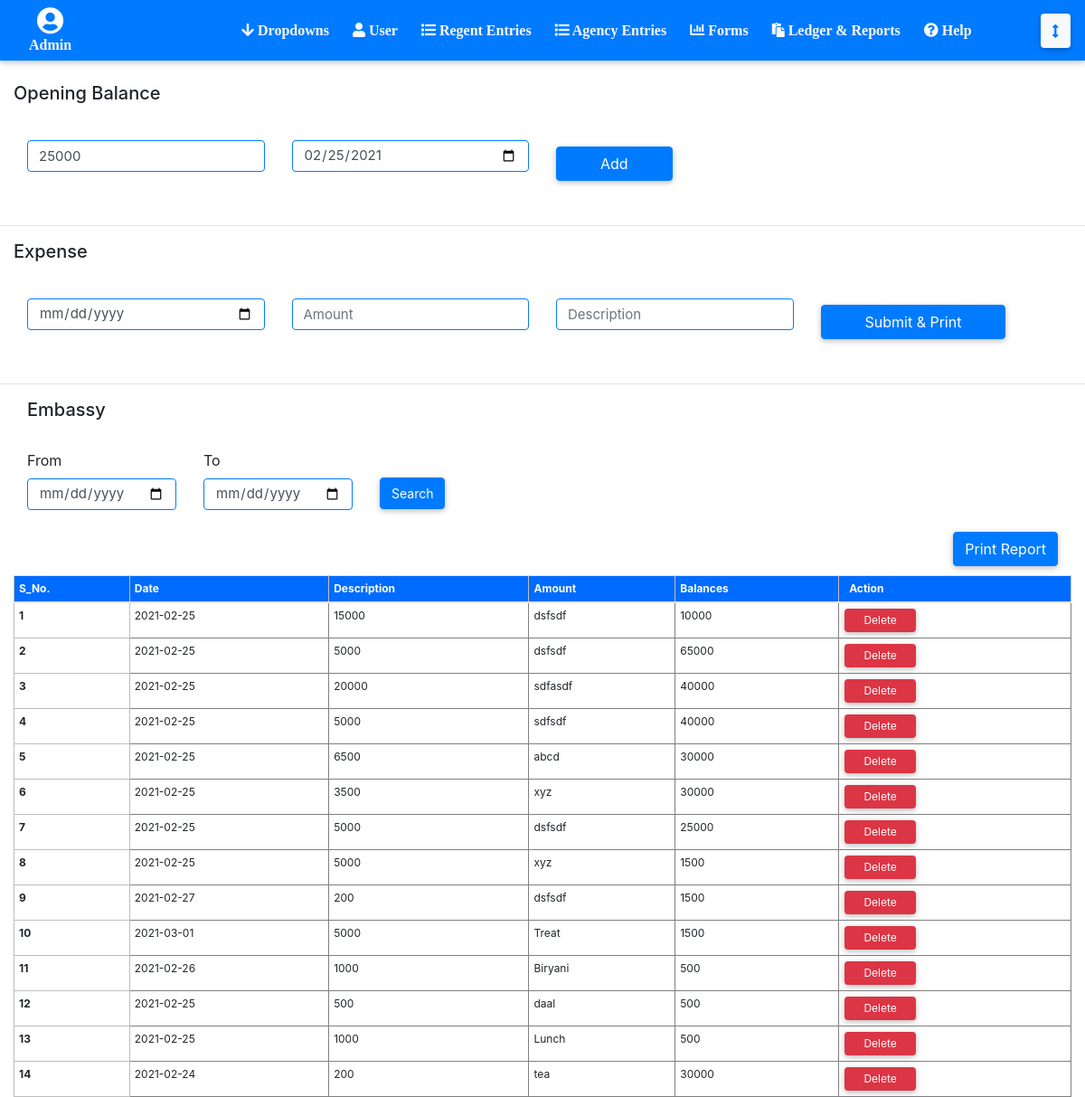
Screenshot of /Expanse.php (signed in) with the database file from the repository.
### tables this page shows
CREATE TABLE `opening_balances` (
  `id` int(11) NOT NULL,
  `opening_balance_amount` double NOT NULL,
  `date` date NOT NULL
);

CREATE TABLE `expenses` (
  `id` int(11) NOT NULL,
  `expenses_date` date NOT NULL,
  `amount` double NOT NULL,
  `description` varchar(255) NOT NULL,
  `opening_balance_id` int(11) NOT NULL
);

### Expanse.php (the view, shortened to what this page needs)
<?php
include('header.php');
include('connect.php');
?>
<?php
    $query1 = mysqli_query($con, "SELECT * FROM opening_balances ORDER BY id DESC LIMIT 1") or die(mysqli_error($con));
    $row1 = mysqli_fetch_array($query1);
 ?>
    <section class="container-fluid">
        <h5>Opening Balance</h5>
        <br>
        <section class="container-fluid">
<?php
if($_SESSION['role'] == 'Admin')
{
?>
                <form action="#" method="post">
                    <section class="row">
                        <section class="col-xl-3">
                            <input name="opening_balance_amount" required type="data"  class="form-control input-box" value="<?php echo $row1[1] ?>" placeholder="Opening Balance" maxlength="9"/>
                        </section>
                        <section class="col-xl-3">
                            <input name="date" type="date" required class="form-control input-box" value="<?php echo $row1[2] ?>" placeholder="Visa No." maxlength="9"/>
                        </section>
                        <section class="col-xl-3 mb-5">
                            <input name="add_opening_balance" type="submit" class="btn-primary btn  pl-5 pr-5" style="position: relative; top: 15px;" value="Add" />
                        </section>
                    </section>
                </form>
    <?php
}
?>
        </section>
</section>
<hr>
    <section class="container-fluid">
    <h5>Expense</h5>
    <br>
    <section class="container-fluid">
            <form action="#" method="post">
                <section class="row">
                    <section class="col-xl-3">
                        <input name="expenses_date" type="date" required class="form-control input-box"/>
                    </section>
                    <section class="col-xl-3">
                        <input name="amount" type="text" class="form-control input-box" placeholder="Amount" required maxlength="9"/>
                    </section>
                    <section class="col-xl-3">
                        <input type="text" required name="description" class="input-box form-control" placeholder="Description">
                    </section>
                    <section class="col-xl-3 mb-5">
                        <input name="submit" type="submit" class="btn-primary btn  pl-5 pr-5" style="position: relative; top: 15px;" value="Submit & Print" />
                    </section>
                </section>
            </form>
    </section>
</section>
<hr>
<div class="container-fluid">
    <section class="container-fluid">
    <h5>Embassy</h5>
    <br>
   <form action="#" method="post">
        <section class="row" style="align-items: center;">
        <section class="col-md-2">
            <span >From</span>
            <input name="date_from" type="date" class="form-control input-box" placeholder="Name" />
        </section>
        <section class="col-md-2">
            <span >To</span>
            <input name="date_to" type="date" class="form-control input-box" placeholder="Name" />
        </section>
        <section class="col-md-2">
            <input type="submit" name="search_expenses" class="btn-primary btn " style="position: relative; top: 15px; height: 35px; font-size: 14px;" value="Search" />
        </section>
    </section>
   </form>
</section>
    <br>
    <section class="container-fluid">
        <input type="button" class="btn-primary btn float-right " value="Print Report" />
    </section>
    <br><br>
            <table class="table m-auto">
                <thead>
                    <tr>
                      <th scope="col">S_No.</th>
                      <th scope="col">Date</th>
                      <th scope="col">Description</th>
                      <th scope="col">Amount</th>
                      <th scope="col">Balances</th>
                      <th scope="col" ><span class="text-primary">_</span>Action<span class="text-primary"></span></th>
                    </tr>
                  </thead>
                  <tbody>
                    <?php
                    if(isset($_POST['search_expenses']))
                    {
$count=1;
                    while ($row=mysqli_fetch_array($search_query)) {
                        ?>
                        <tr>
                            <th scope="row"><?php echo $count ?></th>
                            <td><?php echo $row['expenses_date'] ?></td>
                            <td><?php echo $row['amount'] ?></td>
                            <td><?php echo $row['description'] ?></td>
                            <td><?php echo $row['opening_balance_amount'] ?></td>
                            <td>
                                <a href="Expanse.php?delete_id=<?php echo $row[0] ?>" class="bg-danger btn" style="font-size: 12px !important; color: white; padding: 3px; margin: 1px;  padding-left: 20px !important; padding-right: 20px !important;">Delete</a>
                             </td>
                        </tr>
                        <?php
                        $count++;
                    }
                    }
                    else
                    {
                        $count=1;
                    $query = mysqli_query($con, "
SELECT * FROM expenses
INNER JOIN opening_balances
ON
expenses.opening_balance_id = opening_balances.id
ORDER BY  expenses.id DESC
                        ");
                    while ($row=mysqli_fetch_array($query)) {
                        ?>
                        <tr>
                            <th scope="row"><?php echo $count ?></th>
                            <td><?php echo $row['expenses_date'] ?></td>
                            <td><?php echo $row['amount'] ?></td>
                            <td><?php echo $row['description'] ?></td>
                            <td><?php echo $row['opening_balance_amount'] ?></td>
                            <td>
                                <a href="Expanse.php?delete_id=<?php echo $row[0] ?>" class="bg-danger btn" style="font-size: 12px !important; color: white; padding: 3px; margin: 1px;  padding-left: 20px !important; padding-right: 20px !important;">Delete</a>
                             </td>
                        </tr>
                        <?php
                        $count++;
                    }
                    }
                    ?>
                  </tbody>
            </table>
</div>
</body>
</html>

### header.php (style rules this page uses)
.input-box { background-color: transparent !important; height: 35px !important; border: 0.5px solid #007BFF ; font-size: 15px; margin-top: 8px; }
th { font-size: 12px !important; border: 1px solid rgb(190, 190, 190); padding: 5px !important; width: auto !important; }
tr { width: auto !important; padding: 5px !important; font-size: 12px !important; }
thead { background-color: #006BFF; color: white; }
td { border: 1px solid gray; width: auto !important; padding: 5px !important; font-size: 12px !important; }

### rows the page displays
opening_balances: opening_balance_amount "25000", date "02/25/2021"
expenses: expenses_date "2021-02-25", amount "15000", description "dsfsdf", opening_balance.opening_balance_amount "10000"
expenses: expenses_date "2021-02-25", amount "5000", description "dsfsdf", opening_balance.opening_balance_amount "65000"
expenses: expenses_date "2021-02-25", amount "20000", description "sdfasdf", opening_balance.opening_balance_amount "40000"
expenses: expenses_date "2021-02-25", amount "5000", description "sdfsdf", opening_balance.opening_balance_amount "40000"
expenses: expenses_date "2021-02-25", amount "6500", description "abcd", opening_balance.opening_balance_amount "30000"
expenses: expenses_date "2021-02-25", amount "3500", description "xyz", opening_balance.opening_balance_amount "30000"
expenses: expenses_date "2021-02-25", amount "5000", description "dsfsdf", opening_balance.opening_balance_amount "25000"
expenses: expenses_date "2021-02-25", amount "5000", description "xyz", opening_balance.opening_balance_amount "1500"
expenses: expenses_date "2021-02-27", amount "200", description "dsfsdf", opening_balance.opening_balance_amount "1500"
expenses: expenses_date "2021-03-01", amount "5000", description "Treat", opening_balance.opening_balance_amount "1500"
expenses: expenses_date "2021-02-26", amount "1000", description "Biryani", opening_balance.opening_balance_amount "500"
expenses: expenses_date "2021-02-25", amount "500", description "daal", opening_balance.opening_balance_amount "500"
expenses: expenses_date "2021-02-25", amount "1000", description "Lunch", opening_balance.opening_balance_amount "500"
expenses: expenses_date "2021-02-24", amount "200", description "tea", opening_balance.opening_balance_amount "30000"
